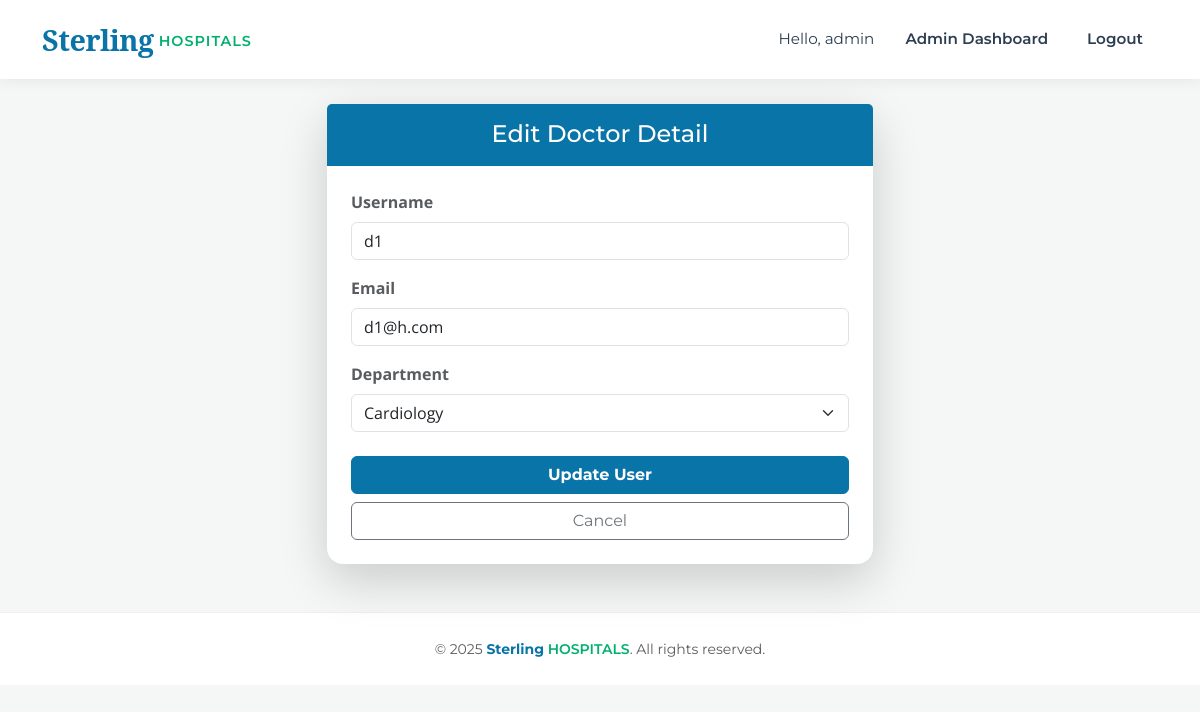
The page /edit_user/2 (signed in) on the database its author committed.
### models.py (models this page shows, shortened)
class User(db.Model, UserMixin):
    __tablename__ = 'users'
    id = db.Column(db.Integer, primary_key=True)
    username = db.Column(db.String(100), unique=True, nullable=False)
    email = db.Column(db.String(120), unique=True, nullable=False)
    password = db.Column(db.String(200), nullable=False)
    role = db.Column(db.String(20), nullable=False)  # admin, doctor, patient
    phone_number = db.Column(db.String(15), nullable=True)
    is_active_user = db.Column(db.Boolean, default=True)
    department_id = db.Column(db.Integer, db.ForeignKey('departments.id'), nullable=True)
    doctor_appointments = db.relationship('Appointment', foreign_keys='Appointment.doctor_id', backref='doctor_ref', lazy=True)
    patient_appointments = db.relationship('Appointment', foreign_keys='Appointment.patient_id', backref='patient_ref', lazy=True)

class Department(db.Model):
    __tablename__ = 'departments'
    id = db.Column(db.Integer, primary_key=True)
    name = db.Column(db.String(100), unique=True, nullable=False)
    description = db.Column(db.Text, nullable=True)
    doctors = db.relationship('User', backref='department', lazy=True)

### app.py (the view, shortened to what this page needs)
@app.route('/edit_user/<int:user_id>', methods=['GET', 'POST'])
@login_required
def edit_user(user_id):
    if current_user.role != 'admin':
        return redirect(url_for('index'))
    user = db.session.get(User, user_id)
    departments = Department.query.all()
    return render_template('edit_user.html', user=user, departments=departments)

### app.py (called while the page is built)
@login_manager.user_loader
def load_user(user_id):
    return db.session.get(User, int(user_id))

### templates/edit_user.html
{% extends "base.html" %}
{% block content %}
<div class="row justify-content-center mt-4">
    <div class="col-md-6">
        <div class="card shadow-lg border-0 rounded-4">
            <div class="card-header bg-primary text-white text-center p-3">
                <h4 class="mb-0">
                    {% if user.role == 'doctor' %}
                        Edit Doctor Detail
                    {% elif user.role == 'patient' %}
                        Edit Patient Detail
                    {% else %}
                        Edit User Details
                    {% endif %}
                </h4>
            </div>
            <div class="card-body p-4">
                <form method="POST">
                    <div class="mb-3">
                        <label class="form-label text-muted fw-bold">Username</label>
                        <input type="text" name="username" class="form-control" value="{{ user.username }}" required>
                    </div>
                    <div class="mb-3">
                        <label class="form-label text-muted fw-bold">Email</label>
                        <input type="email" name="email" class="form-control" value="{{ user.email }}" required>
                    </div>
                    {% if user.role == 'doctor' %}
                    <div class="mb-4">
                        <label class="form-label text-muted fw-bold">Department</label>
                        <select name="department_id" class="form-select">
                            {% for dept in departments %}
                                <option value="{{ dept.id }}" {% if user.department_id == dept.id %}selected{% endif %}>
                                    {{ dept.name }}
                                </option>
                            {% endfor %}
                        </select>
                    </div>
                    {% endif %}
                    <div class="d-grid gap-2">
                        <button type="submit" class="btn btn-primary fw-bold">Update User</button>
                        <a href="{{ url_for('admin_dashboard') }}" class="btn btn-outline-secondary">Cancel</a>
                    </div>
                </form>
            </div>
        </div>
    </div>
</div>
{% endblock %}

### templates/base.html (shortened to what this page needs)
<!DOCTYPE html>
<html lang="en">
<head>
    <link href="https://cdn.jsdelivr.net/npm/bootstrap@5.3.0/dist/css/bootstrap.min.css" rel="stylesheet">
    <link rel="stylesheet" href="https://cdn.jsdelivr.net/npm/bootstrap-icons@1.11.1/font/bootstrap-icons.css">
    <link rel="stylesheet" href="{{ url_for('static', filename='css/style.css') }}">
</head>
<body>
    <nav class="navbar navbar-expand-lg navbar-light fixed-top">
        <div class="container">
            <a class="navbar-brand" href="{{ url_for('index') }}">
                <span class="brand-sterling">Sterling</span>
                <span class="brand-hospitals">HOSPITALS</span>
            </a>
            <div class="collapse navbar-collapse" id="navbarNav">
                <ul class="navbar-nav ms-auto align-items-center">
                    {% if current_user.is_authenticated %}
                        <li class="nav-item">
                            <span class="nav-link text-muted" style="font-weight: 400;">Hello, {{ current_user.username }}</span>
                        </li>
                        <li class="nav-item">
                            {% if current_user.role == 'admin' %}
                                <a class="nav-link" href="{{ url_for('admin_dashboard') }}">Admin Dashboard</a>
                            {% elif current_user.role == 'doctor' %}
                                <a class="nav-link" href="{{ url_for('doctor_dashboard') }}">Doctor Panel</a>
                            {% else %}
                                <a class="nav-link" href="{{ url_for('patient_dashboard') }}">My Health</a>
                            {% endif %}
                        </li>
                        <li class="nav-item">
                            <a class="nav-link btn btn-danger text-white btn-sm ms-3" style="border-radius: 4px; padding: 6px 15px;" href="{{ url_for('logout') }}">Logout</a>
                        </li>
                    {% endif %}
                </ul>
            </div>
        </div>
    </nav>
    <div style="height: 80px;"></div>
    <div class="container mt-4 mb-5">
        {% block content %}{% endblock %}
    </div>
    <footer class="text-center text-muted py-4 mt-auto">
        <div class="container">
            <small>&copy; 2025 <span style="color: var(--brand-blue); font-weight:700;">Sterling</span> <span style="color: var(--brand-green); font-weight:600;">HOSPITALS</span>. All rights reserved.</small>
        </div>
    </footer>
</body>
</html>

### static/css/style.css (style rules this page uses)
:root { --brand-blue: #0974A7; --brand-dark-blue: #015890; --brand-green: #00B06F; --brand-dark: #2c3e50; --bg-soft: #f4f7f6; --brand-edit: #FAD10A; }
body { font-family: "Open Sans", sans-serif; background-color: var(--bg-soft); color: #333; }
h1, h2, h3, h4, h5, h6, .btn, .navbar-brand, .nav-link { font-family: "Montserrat", sans-serif; }
.navbar { background-color: white !important; box-shadow: 0 4px 12px rgba(0,0,0,0.05); padding: 0.8rem 0; }
.navbar-brand { display: flex; align-items: center; text-decoration: none; }
.brand-sterling { font-family: "Noto Serif", serif; color: var(--brand-blue); font-weight: 700; font-size: 1.8rem; letter-spacing: -0.5px; }
.brand-hospitals { font-family: "Montserrat", sans-serif; color: var(--brand-green); font-weight: 600; font-size: 0.9rem; text-transform: uppercase; letter-spacing: 1px; margin-left: 5px; padding-top: 5px; }
.nav-link { color: var(--brand-dark) !important; font-weight: 600; font-size: 0.95rem; margin-left: 15px; transition: color 0.3s; }
.btn-primary, .bg-primary { background-color: var(--brand-blue) !important; border-color: var(--brand-blue) !important; color: #fff !important; }
.card { border: none; border-radius: 8px; box-shadow: 0 4px 6px rgba(0,0,0,0.05); }
footer { background-color: white; border-top: 1px solid #eee; font-family: "Montserrat", sans-serif; }

### rows shown on the page
User: username "admin"
User: username "d1", email "d1@h.com", department_id "Cardiology"
